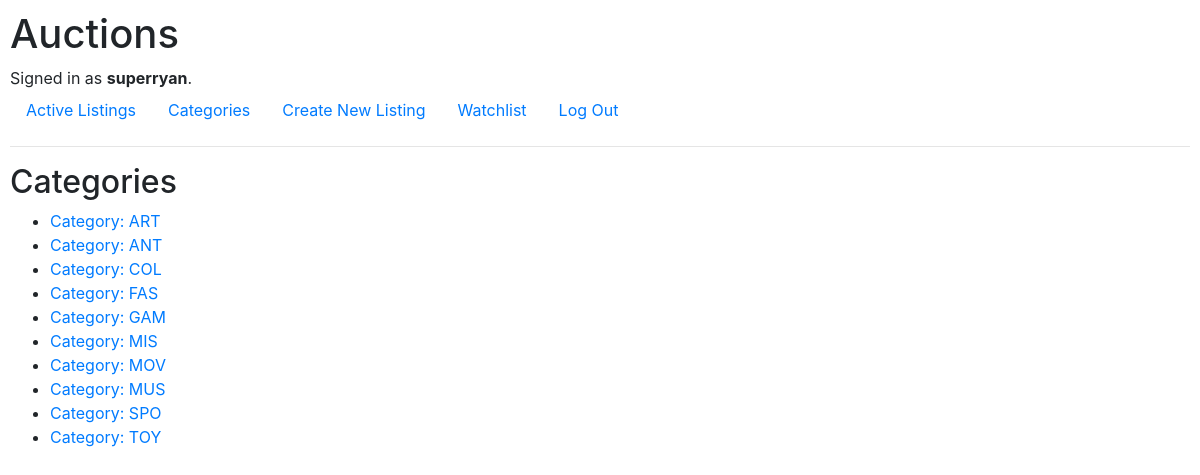
Screenshot of /categoriesindex (signed in) with the database file from the repository.
### auctions/models.py (models this page shows)
class User(AbstractUser):
    pass

class Category(models.Model):
    ART = 'ART'
    ANTIQUES = 'ANT'
    COLLECTIBELS = 'COL'
    FASHION = 'FAS'
    GAMES = 'GAM'
    MISCELANEOUS = 'MIS'
    MOVIES = 'MOV'
    MUSIC_EQUIPMENT = 'MUS'
    SPORTING_GOODS = 'SPO'
    TOYS = 'TOY'
    CATEGORIES_CHOICES = [
        (ART, "Art"),
        (ANTIQUES, "Antiques"),
        (COLLECTIBELS, "Collectibles"),
        (FASHION, "Fashion"),
        (GAMES, "Games"),
        (MISCELANEOUS, "Miscelaneous"),
        (MOVIES, "Movies"),
        (MUSIC_EQUIPMENT, "Music Gear & Equipment"),
        (SPORTING_GOODS, "Sporting Goods"),
        (TOYS, "Toys")
    ]
    category = models.CharField(
        max_length=3,
        choices=CATEGORIES_CHOICES,
        default=MISCELANEOUS
        )
    def __str__(self):
        return f"Category: {self.category}"

### auctions/views.py (the view)
# urls.py: path("categoriesindex", views.categoriesindex, name="categoriesindex"),
def categoriesindex(request):
    return render(request, "auctions/categoriesindex.html",{
        "categories": Category.objects.all()
    })

### auctions/templates/auctions/categoriesindex.html
{% extends "auctions/layout.html" %}
{% block body %}
    <h2>Categories</h2>
    <ul>
        {% for category in categories %}
            <li><a href="{% url 'categorylist' category.id %}">{{ category }}</a></li>
        {% endfor %}
    </ul>
{% endblock %}

### auctions/templates/auctions/layout.html (shortened to what this page needs)
{% load static %}
<!DOCTYPE html>
<html lang="en">
    <head>
        <link rel="stylesheet" href="https://stackpath.bootstrapcdn.com/bootstrap/4.4.1/css/bootstrap.min.css">
        <link href="{% static 'auctions/styles.css' %}" rel="stylesheet">
    </head>
    <body>
        <h1>Auctions</h1>
        <div>
            {% if user.is_authenticated %}
                Signed in as <strong>{{ user.username }}</strong>.
            {% else %}
                Not signed in.
            {% endif %}
        </div>
        <ul class="nav">
            <li class="nav-item">
                <a class="nav-link" href="{% url 'index' %}">Active Listings</a>
            </li>
            <li>
                <a class="nav-link" href="{% url 'categoriesindex' %}">Categories</a>
            </li>
            {% if user.is_authenticated %}
                <li class="nav-item">
                    <a class="nav-link" href="{% url 'newlisting' %}">Create New Listing</a>
                </li>
                <li class="nav-item">
                    <a class="nav-link" href="{% url 'watchlist' %}">Watchlist</a>
                </li>
                <li class="nav-item">
                    <a class="nav-link" href="{% url 'logout' %}">Log Out</a>
                </li>
            {% endif %}
        </ul>
        <hr>
        {% block body %}
        {% endblock %}
    </body>
</html>

### auctions/static/auctions/styles.css (style rules this page uses)
body { padding: 10px; }

### rows the page displays
User: username "superryan"
Category: category "Category: ART"
Category: category "Category: ANT"
Category: category "Category: COL"
Category: category "Category: FAS"
Category: category "Category: GAM"
Category: category "Category: MIS"
Category: category "Category: MOV"
Category: category "Category: MUS"
Category: category "Category: SPO"
Category: category "Category: TOY"
